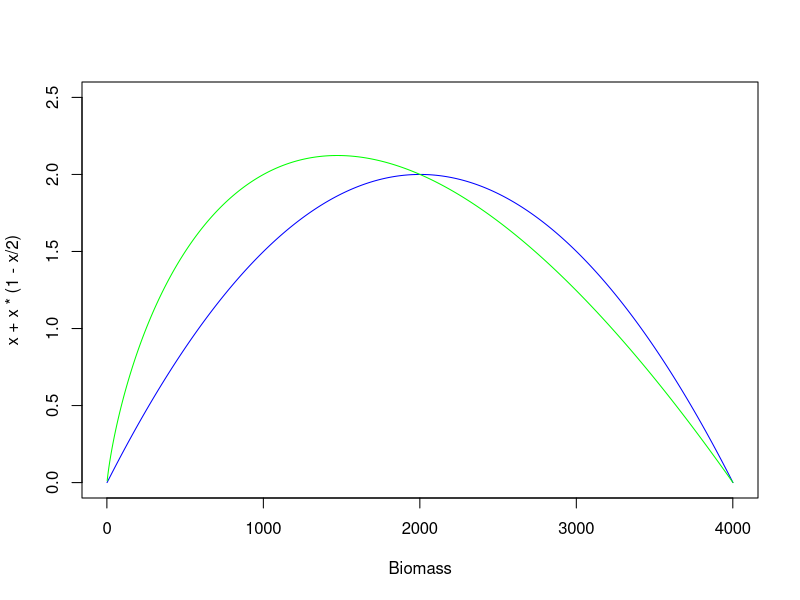

Write the R code that produced this figure. (Note: this script raises an error after producing the figure.)
x = seq(0,4,by=0.001)
plot(x+x*(1-x/2),type='l',ylim=c(0,2.5),col="blue",xlab="Biomass")
lines(x+x*(1-log(x)/log(2)),col="green")

schaefer = function(x){
  x+x*(1-x/2)
}

fox = function(x){
  x+x*(1-log(x)/log(2))
}

ggplot() + xlim(0, 4) + geom_function(aes(colour = "Schaefer"), fun = schaefer) + theme_classic()+
  theme(legend.title=element_blank(),axis.text.x=element_blank(),axis.ticks.x=element_blank(),axis.text.y=element_blank(),axis.ticks.y=element_blank()) + geom_function(aes(colour="Fox"),fun=fox) +labs(x="Biomass", y="Surplus production")


exp(-1.38+(0.51^2)/2)
sqrt(exp(0.51^2-1)*exp(2*-1.38+0.51^2))

schaefer_sim_means = numeric()
for(i in 1:48){
  schaefer_sim_means[i] = mean(schaefer_sim$B[,i])
}

schaefer_sim_means = data.frame(year=1967:2014, Biomass = schaefer_sim_means,model="Schaefer")

fox_sim_means = numeric()
for(i in 1:48){
  fox_sim_means[i] = mean(fox_sim$B[,i])
}

fox_sim_means = data.frame(year=1967:2014, Biomass = fox_sim_means,model="Fox")

schaefer_p1_sim_means = numeric()
for(i in 1:48){
  schaefer_p1_sim_means[i] = mean(schaefer_sim_p1$B[,i])
}

schaefer_p1_sim_means = data.frame(year=1967:2014, Biomass = schaefer_p1_sim_means,model="Schaefer (B[1]~0.9*K)")

fox_p1_sim_means = numeric()
for(i in 1:48){
  fox_p1_sim_means[i] = mean(fox_sim_p1$B[,i])
}

fox_p1_sim_means = data.frame(year=1967:2014, Biomass = fox_p1_sim_means,model="Fox (B[1]~0.9*K)")
gg_color_hue <- function(n) {
  hues = seq(15, 375, length = n + 1)
  hcl(h = hues, l = 65, c = 100)[1:n]
}

model_sim_means = rbind(schaefer_sim_means,fox_sim_means,schaefer_p1_sim_means,fox_p1_sim_means)
model_sim_means$model = as.factor(model_sim_means$model)
ggplot(model_sim_means,aes(year,Biomass,group=model)) +geom_line() +theme_classic() + ylab ("Biomass (1000's t)") +xlab("Year")  +scale_colour_manual(gg_color_hue())

plot(density(schaefer_sim$K))
curve(density(schaefer_sim_p1$K))

df = cbind(Schaefer = schaefer_sim$K,Fox = fox_sim$K,`Schaefer (B[1]~0.9*K)` = schaefer_sim_p1$K,`Fox (B[1]~0.9*K)` = fox_sim_p1$K)
df = melt(df)
p1 = ggplot(df,aes(x=value,fill=Var2)) +geom_density(alpha=0.3) + theme_classic() +xlab("K (1000 t)") + labs(fill="Model")

df_r = cbind(Schaefer = schaefer_sim$r,Fox = fox_sim$r,`Schaefer (B[1]~0.9*K)` = schaefer_sim_p1$r,`Fox (B[1]~0.9*K)` = fox_sim_p1$r)
df_r = melt(df_r)
p2 = ggplot(df_r,aes(x=value,fill=Var2)) +geom_density(alpha=0.3) + theme_classic() +xlab("r") + labs(fill="Model")

df_q = cbind(Schaefer = schaefer_sim$q,Fox = fox_sim$q,`Schaefer (B[1]~0.9*K)` = schaefer_sim_p1$q,`Fox (B[1]~0.9*K)` = fox_sim_p1$q)
df_q = melt(df_q)
p3 = ggplot(df_q,aes(x=value,fill=Var2)) +geom_density(alpha=0.3) + theme_classic() +xlab("q") + labs(fill="Model")

df_sig = cbind(Schaefer = schaefer_sim$sigma2,Fox = fox_sim$sigma2,`Schaefer (B[1]~0.9*K)` = schaefer_sim_p1$sigma2,`Fox (B[1]~0.9*K)` = fox_sim_p1$sigma2)
df_sig = melt(df_sig)
p4 = ggplot(df_sig,aes(x=value,fill=Var2)) +geom_density(alpha=0.3) + theme_classic() +xlab(expression(paste("Process error variance ",sigma^2))) + labs(fill="Model")

df_tau = cbind(Schaefer = schaefer_sim$tau2,Fox = fox_sim$tau2,`Schaefer (B[1]~0.9*K)` = schaefer_sim_p1$tau2,`Fox (B[1]~0.9*K)` = fox_sim_p1$tau2)
df_tau = melt(df_tau)
p5 = ggplot(df_tau,aes(x=value,fill=Var2)) +geom_density(alpha=0.3) + theme_classic() +xlab(expression(paste("Observation error variance ",tau^2))) + labs(fill="Model")

df_MSP = cbind(Schaefer = schaefer_sim$MSP,Fox = fox_sim$MSP,`Schaefer (B[1]~0.9*K)` = schaefer_sim_p1$MSP,`Fox (B[1]~0.9*K)` = fox_sim_p1$MSP)
df_MSP = melt(df_MSP)
p6 = ggplot(df_MSP,aes(x=value,fill=Var2)) +geom_density(alpha=0.3) + theme_classic() + xlab("Maximum Surplus Production (1000 t)") + labs(fill="Model")

df_B_MSP = cbind(Schaefer = schaefer_sim$B_MSP,Fox = fox_sim$B_MSP,`Schaefer (B[1]~0.9*K)` = schaefer_sim_p1$B_MSP,`Fox (B[1]~0.9*K)` = fox_sim_p1$B_MSP)
df_B_MSP = melt(df_B_MSP)
p7 = ggplot(df_B_MSP,aes(x=value,fill=Var2)) +geom_density(alpha=0.3) + theme_classic()+  xlab("Biomass at MSP") + labs(fill="Model")

df_finalB = cbind(Schaefer = schaefer_sim$B[,48],Fox = fox_sim$B[,48],`Schaefer (B[1]~0.9*K)` = schaefer_sim_p1$B[,48],`Fox (B[1]~0.9*K)` = fox_sim_p1$B[,48])
df_finalB = melt(df_finalB)
p8 = ggplot(df_finalB,aes(x=value,fill=Var2)) +geom_density(alpha=0.3) + theme_classic() + xlab("2014 biomass") + labs(fill="Model")

df_finalBK = cbind(Schaefer = schaefer_sim$B[,48]/schaefer_sim$K,Fox = fox_sim$B[,48]/fox_sim$K,`Schaefer (B[1]~0.9*K)` = schaefer_sim_p1$B[,48]/schaefer_sim_p1$K,`Fox (B[1]~0.9*K)` = fox_sim_p1$B[,48]/fox_sim_p1$K)
df_finalBK = melt(df_finalBK)
p9 = ggplot(df_finalBK,aes(x=value,fill=Var2)) +geom_density(alpha=0.3) + theme_classic() + xlab("(2014 biomass)/K") + labs(fill="Model")

ggarrange(p1,p2,p3,p4,p5,p6,p7,p8,p9,ncol=3,nrow=3,common.legend = TRUE,legend = 'right')
